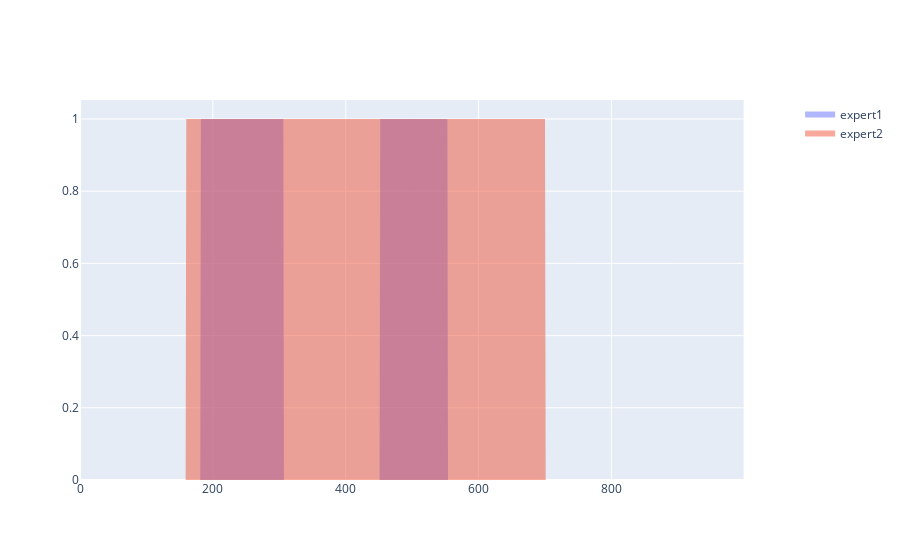

Here is the notebook cell this chart was saved with:
### Code cell
from plotly.subplots import make_subplots

roi=[5065500,5066500]

# Create figure with secondary y-axis
fig = make_subplots(specs=[[{"secondary_y": True}]])
fig.add_trace(go.Scatter(y=labels1[roi[0]:roi[1]], fill='tozeroy',mode='none',name='expert1'))
fig.add_trace(go.Scatter(y=labels2[roi[0]:roi[1]]*1, fill='tozeroy',mode='none',name='expert2'))
#fig.add_trace(go.Scatter(y=testLabels[roi[0]:roi[1]], fill='tozeroy',mode='none',name='GT'))
#fig.add_trace(go.Scatter(y=signals[subjectId][roi[0]:roi[1]],name='signal'), secondary_y=True)
fig.show()

### Figure 1 — Plotly figure (JSON) as saved in the notebook; plotly's stock layout.template omitted (floating-point values rounded to 4 significant figures; data arrays with more than 128 entries replaced by an {"elided": "..."} marker saying what was removed)
{"data": [{"fill": "tozeroy", "mode": "none", "name": "expert1", "type": "scatter", "y": {"elided": "1000 int values"}}, {"fill": "tozeroy", "mode": "none", "name": "expert2", "type": "scatter", "y": {"elided": "1000 int values"}}], "layout": {"xaxis": {"anchor": "y", "domain": [0, 0.94]}, "yaxis": {"anchor": "x", "domain": [0, 1]}, "yaxis2": {"anchor": "x", "overlaying": "y", "side": "right"}}}
